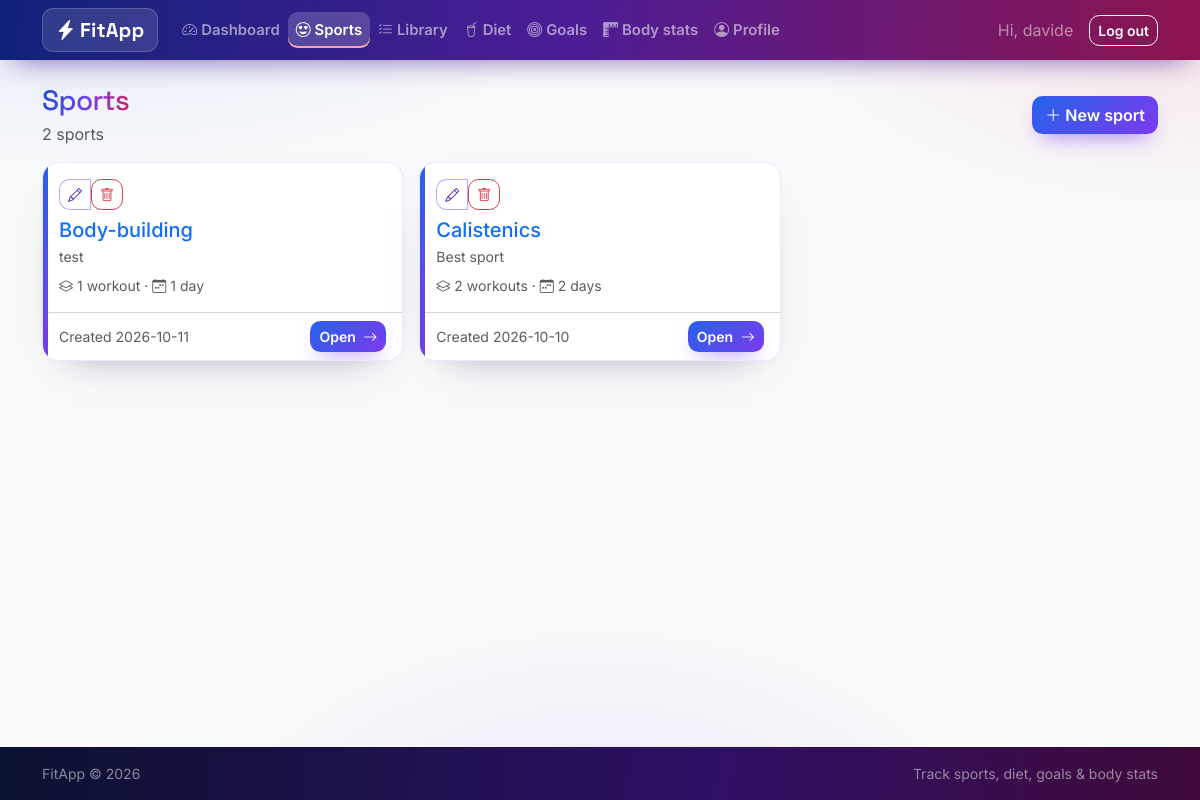
Screenshot of /sports/ (signed in) with the database file from the repository.
### tables this page shows
CREATE TABLE users (
    id            INTEGER PRIMARY KEY AUTOINCREMENT,
    username      TEXT UNIQUE NOT NULL,
    email         TEXT UNIQUE NOT NULL,
    password_hash TEXT NOT NULL,
    height_cm     REAL,
    birth_date    TEXT,
    sex           TEXT,
    created_at    TEXT NOT NULL DEFAULT (datetime('now'))
, role TEXT NOT NULL DEFAULT 'user');

CREATE TABLE "sports" (
                id         INTEGER PRIMARY KEY AUTOINCREMENT,
                user_id    INTEGER NOT NULL REFERENCES users (id) ON DELETE CASCADE,
                name       TEXT NOT NULL,
                notes      TEXT,
                created_at TEXT NOT NULL DEFAULT (datetime('now'))
            );

### fitapp/routes/sports.py (the view)
@bp.route("/")
@login_required
def index():
    db = get_db()
    rows = db.execute(
        """SELECT s.*,
                  (SELECT COUNT(*) FROM workouts w WHERE w.sport_id = s.id) AS workout_count,
                  (SELECT COUNT(*) FROM workout_days d
                     JOIN workouts w ON w.id = d.workout_id
                    WHERE w.sport_id = s.id) AS day_count
           FROM sports s
           WHERE s.user_id = ?
           ORDER BY s.created_at DESC, s.id DESC""",
        (g.user["id"],),
    ).fetchall()
    return render_template("sports/index.html", sports=rows)

### fitapp/auth.py (called while the page is built)
def load_current_user():
    user_id = session.get("user_id")
    if user_id is None:
        g.user = None
    else:
        g.user = get_db().execute(
            "SELECT * FROM users WHERE id = ?", (user_id,)
        ).fetchone()
    return g.user

def login_required(view):
    @wraps(view)
    def wrapped(*args, **kwargs):
        if load_current_user() is None:
            flash("Please log in to access this page.", "warning")
            return redirect(url_for("auth.login", next=request.path))
        return view(*args, **kwargs)
    return wrapped

@bp.before_app_request
def _load_user():
    load_current_user()
    if g.user is not None and g.user["role"] == "admin":
        blueprint = (request.endpoint or "").split(".", 1)[0]
        if blueprint in ADMIN_BLOCKED_BLUEPRINTS:
            flash("Admin accounts manage users and settings only.", "warning")
            return redirect(url_for("admin.index"))

### fitapp/db.py (called while the page is built)
def get_db():
    if "db" not in g:
        g.db = sqlite3.connect(
            current_app.config["DATABASE"],
            detect_types=sqlite3.PARSE_DECLTYPES,
        )
        g.db.row_factory = sqlite3.Row
        g.db.execute("PRAGMA foreign_keys = ON")
    return g.db

### fitapp/templates/sports/index.html (shortened to what this page needs)
{% extends "base.html" %}
{% block content %}
<div class="d-flex justify-content-between align-items-center mb-3">
  <div>
    <h1 class="h3 mb-1">Sports</h1>
    <p class="text-muted mb-0">{{ sports|length }} sport{{ 's' if sports|length != 1 }}</p>
  </div>
  <div class="d-flex gap-2">
    <a class="btn btn-success" href="{{ url_for('sports.new') }}">
      <i class="bi bi-plus-lg me-1"></i>New sport
    </a>
  </div>
</div>
<div class="row g-3">
  {% for s in sports %}
  <div class="col-md-6 col-xl-4">
    <div class="card stat-card h-100">
      <div class="card-body">
        <div class="d-flex justify-content-between align-items-start mb-2">
          <div class="btn-group">
            <a class="btn btn-sm btn-outline-success" href="{{ url_for('sports.edit', sport_id=s['id']) }}">
              <i class="bi bi-pencil"></i>
            </a>
            <form class="d-inline" action="{{ url_for('sports.delete', sport_id=s['id']) }}" method="post"
                  onsubmit="return confirm('Delete this sport and all its workouts?');">
              <button class="btn btn-sm btn-outline-danger" type="submit"><i class="bi bi-trash"></i></button>
            </form>
          </div>
        </div>
        <h2 class="h5 mb-1">
          <a class="text-decoration-none" href="{{ url_for('sports.detail', sport_id=s['id']) }}">{{ s['name'] }}</a>
        </h2>
        {% if s['notes'] %}<p class="small text-muted mb-2">{{ s['notes'] }}</p>{% endif %}
        <div class="small text-muted">
          <i class="bi bi-layers me-1"></i>{{ s['workout_count'] }} workout{{ 's' if s['workout_count'] != 1 }}
          &middot; <i class="bi bi-calendar-week me-1"></i>{{ s['day_count'] }} day{{ 's' if s['day_count'] != 1 }}
        </div>
      </div>
      <div class="card-footer bg-white d-flex justify-content-between align-items-center">
        <small class="text-muted">Created {{ s['created_at'][:10] }}</small>
        <a class="btn btn-sm btn-success" href="{{ url_for('sports.detail', sport_id=s['id']) }}">
          Open <i class="bi bi-arrow-right ms-1"></i>
        </a>
      </div>
    </div>
  </div>
  {% endfor %}
</div>
{% endblock %}

### fitapp/templates/base.html (shortened to what this page needs)
<!doctype html>
<html lang="en" data-bs-theme="light">
<head>
  <link href="https://cdn.jsdelivr.net/npm/bootstrap@5.3.3/dist/css/bootstrap.min.css" rel="stylesheet">
  <link href="https://cdn.jsdelivr.net/npm/bootstrap-icons@1.11.3/font/bootstrap-icons.min.css" rel="stylesheet">
  <link href="{{ url_for('static', filename='css/style.css') }}" rel="stylesheet">
</head>
<body class="d-flex flex-column min-vh-100 bg-light">
<nav class="navbar navbar-expand-lg navbar-dark navbar-fitapp sticky-top">
  <div class="container">
    <a class="navbar-brand fw-bold" href="{{ url_for('dashboard.index') }}">
      <i class="bi bi-lightning-charge-fill me-1"></i>FitApp
    </a>
    <div class="collapse navbar-collapse" id="mainNav">
      {% if g.user %}
      <ul class="navbar-nav me-auto">
        {% if g.user['role'] == 'admin' %}
        <li class="nav-item"><a class="nav-link {% if request.endpoint and request.endpoint.startswith('profile.') %}active{% endif %}"
           href="{{ url_for('profile.index') }}"><i class="bi bi-person-circle me-1"></i>Profile</a></li>
        <li class="nav-item"><a class="nav-link {% if request.endpoint and request.endpoint.startswith('admin.') %}active{% endif %}"
           href="{{ url_for('admin.index') }}"><i class="bi bi-shield-lock me-1"></i>Admin</a></li>
        {% else %}
        <li class="nav-item"><a class="nav-link {% if request.endpoint == 'dashboard.index' %}active{% endif %}"
           href="{{ url_for('dashboard.index') }}"><i class="bi bi-speedometer2 me-1"></i>Dashboard</a></li>
        <li class="nav-item"><a class="nav-link {% if request.endpoint and request.endpoint.startswith('sports.') %}active{% endif %}"
           href="{{ url_for('sports.index') }}"><i class="bi bi-emoji-heart-eyes me-1"></i>Sports</a></li>
        <li class="nav-item"><a class="nav-link {% if request.endpoint and request.endpoint.startswith('library.') %}active{% endif %}"
           href="{{ url_for('library.index') }}"><i class="bi bi-list-check me-1"></i>Library</a></li>
        <li class="nav-item"><a class="nav-link {% if request.endpoint and request.endpoint.startswith('diets.') %}active{% endif %}"
           href="{{ url_for('diets.index') }}"><i class="bi bi-cup-straw me-1"></i>Diet</a></li>
        <li class="nav-item"><a class="nav-link {% if request.endpoint and request.endpoint.startswith('goals.') %}active{% endif %}"
           href="{{ url_for('goals.index') }}"><i class="bi bi-bullseye me-1"></i>Goals</a></li>
        <li class="nav-item"><a class="nav-link {% if request.endpoint and request.endpoint.startswith('stats.') %}active{% endif %}"
           href="{{ url_for('stats.index') }}"><i class="bi bi-rulers me-1"></i>Body stats</a></li>
        <li class="nav-item"><a class="nav-link {% if request.endpoint and request.endpoint.startswith('profile.') %}active{% endif %}"
           href="{{ url_for('profile.index') }}"><i class="bi bi-person-circle me-1"></i>Profile</a></li>
        {% endif %}
      </ul>
      <div class="d-flex align-items-center">
        <span class="navbar-text me-3 text-white-50">Hi, {{ g.user['username'] }}</span>
        <form action="{{ url_for('auth.logout') }}" method="post" class="m-0">
          <button class="btn btn-outline-light btn-sm" type="submit">Log out</button>
        </form>
      </div>
      {% endif %}
    </div>
  </div>
</nav>
<main class="container py-4 flex-grow-1">
  {% block content %}{% endblock %}
</main>
<footer class="bg-dark text-white-50 py-3 mt-auto">
  <div class="container small d-flex justify-content-between">
    <span>FitApp &copy; {{ now_year if now_year else '2026' }}</span>
    <span>Track sports, diet, goals &amp; body stats</span>
  </div>
</footer>
</body>
</html>

### fitapp/static/css/style.css (style rules this page uses)
:root { --fa-blue: #2563eb; --fa-blue-deep: #1d4ed8; --fa-violet: #7c3aed; --fa-violet-deep: #5b21b6; --fa-red: #ef4444; --fa-rose: #e11d48; --fa-ink: #0b1230; --grad-main: linear-gradient(135deg, #2563eb 0%, #7c3aed 55%, #e11d48 120%); --grad-btn: linear-gradient(135deg, #2563eb 0%, #7c3aed 100%); --grad-btn-hover: linear-gradient(135deg, #1d4ed8 0%, #6d28d9 100%); --grad-fire: linear-gradient(135deg, #7c3aed 0%, #e11d48 100%); --font-display: "Space Grotesk", "Inter", system-ui, sans-serif; --font-body: "Inter", system-ui, -apple-system, "Segoe UI", sans-serif; }
* { -webkit-tap-highlight-color: transparent; }
body { font-family: var(--font-body); background-color: #f3f5ff; background-image: radial-gradient(900px 420px at 8% -10%, rgba(37, 99, 235, .14), transparent 60%), radial-gradient(760px 380px at 100% 0%, rgba(225, 29, 72, .10), transparent 55%), radial-gradient(700px 500px at 50% 115%, rgba(124, 58, 237, .12), transparent 60%); background-attachment: fixed; }
main h1, .h3, .h4 { font-family: var(--font-display); letter-spacing: -.02em; }
main > h1, h1.h3 { background: linear-gradient(95deg, #1d4ed8 0%, #7c3aed 55%, #e11d48 110%); -webkit-background-clip: text; background-clip: text; color: transparent; display: inline-block; }
.navbar-fitapp { background-image: linear-gradient(95deg, #10227a 0%, #4c1d95 48%, #9f1239 115%); box-shadow: 0 10px 30px -14px rgba(76, 29, 149, .85); }
.navbar-fitapp .navbar-brand { font-family: var(--font-display); font-weight: 700; letter-spacing: .01em; background: rgba(255, 255, 255, .12); border: 1px solid rgba(255, 255, 255, .18); padding: .38rem .8rem; border-radius: .7rem; backdrop-filter: blur(6px); }
.navbar-fitapp .nav-link { font-weight: 600; font-size: .93rem; border-radius: .6rem; padding: .45rem .8rem; transition: background-color .2s ease, transform .2s ease; }
.navbar-fitapp .nav-link.active { background-color: rgba(255, 255, 255, .18); box-shadow: inset 0 -2px 0 #fda4af; }
.btn { font-weight: 600; border-radius: .65rem; transition: transform .15s ease, box-shadow .2s ease, filter .2s ease; }
.btn-success, .btn-success:hover, .btn-success:focus, .btn-success:active { color: #fff; border-color: transparent; background-color: transparent; background-image: var(--grad-btn); box-shadow: 0 10px 22px -10px rgba(124, 58, 237, .75); }
.btn-outline-success, .btn-outline-success:hover, .btn-outline-success:focus { color: var(--fa-violet-deep); border-color: rgba(124, 58, 237, .45); background-color: #fff; }
.card { border-radius: 1rem; border: 1px solid rgba(99, 102, 241, .14); box-shadow: 0 18px 40px -30px rgba(15, 23, 60, .55); transition: transform .2s ease, box-shadow .25s ease; }
.stat-card { overflow: hidden; position: relative; }
.stat-card::before { content: ""; position: absolute; inset: 0 auto 0 0; width: 5px; background: var(--grad-btn); }
footer { background: linear-gradient(95deg, #0b1230 0%, #2e1065 60%, #4c0519 130%) !important; color: rgba(255, 255, 255, .55) !important; }

### rows the page displays
users: user.username "davide"
sports: name "Body-building", notes "test", workout_count "1", day_count "1", created_at "2026-10-11"
sports: name "Calistenics", notes "Best sport", workout_count "2", workout_count "s", day_count "2", day_count "s", created_at "2026-10-10"

### other values shown
{{ sports|length }} "2"
{{ 's' if sports|length != 1 }} "s"
